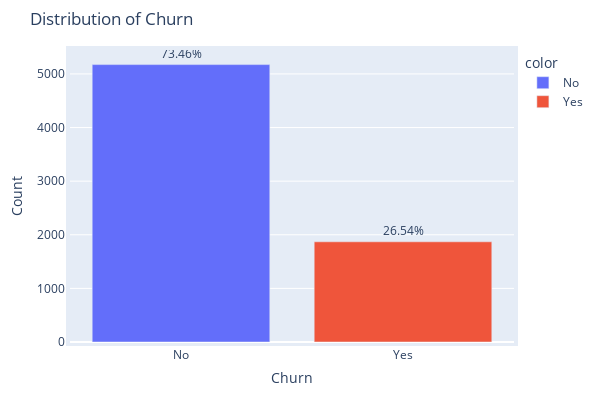

Here is the notebook cell this chart was saved with:
### Markdown cell above
27.5% or 1869 customers have churned while 73.5% or 5174 customers have not chured. This is about a 1:2.77 churn to not churn ratio indicating that for every one customer who churned, there are 2.77 customers who did not churn.

### Code cell
# Calculate churn percentage
churn_percentage = churn_count / len(df) * 100

# Create a bar plot
fig = px.bar(x=churn_count.index, y=churn_count.values, text=churn_percentage.round(2), 
             color=churn_count.index)

# Customize the layout
fig.update_traces(texttemplate='%{text}%',textposition='outside')
fig.update_layout(
    title='Distribution of Churn',
    xaxis_title='Churn',
    yaxis_title='Count',
    width=600,
    height=400,
    margin=dict(l=50, r=50, b=50, t=50, pad=4)
)

# Show the plot
fig.show()

### Figure 1 — Plotly figure (JSON) as saved in the notebook; plotly's stock layout.template omitted (floating-point values rounded to 4 significant figures)
{"data": [{"alignmentgroup": "True", "hovertemplate": "color=No<br>x=%{x}<br>y=%{y}<br>text=%{text}<extra></extra>", "legendgroup": "No", "marker": {"color": "#636efa", "pattern": {"shape": ""}}, "name": "No", "offsetgroup": "No", "orientation": "v", "showlegend": true, "text": [73.46], "textposition": "outside", "texttemplate": "%{text}%", "type": "bar", "x": ["No"], "xaxis": "x", "y": [5174], "yaxis": "y"}, {"alignmentgroup": "True", "hovertemplate": "color=Yes<br>x=%{x}<br>y=%{y}<br>text=%{text}<extra></extra>", "legendgroup": "Yes", "marker": {"color": "#EF553B", "pattern": {"shape": ""}}, "name": "Yes", "offsetgroup": "Yes", "orientation": "v", "showlegend": true, "text": [26.54], "textposition": "outside", "texttemplate": "%{text}%", "type": "bar", "x": ["Yes"], "xaxis": "x", "y": [1869], "yaxis": "y"}], "layout": {"barmode": "relative", "height": 400, "legend": {"title": {"text": "color"}, "tracegroupgap": 0}, "margin": {"b": 50, "l": 50, "pad": 4, "r": 50, "t": 50}, "title": {"text": "Distribution of Churn"}, "width": 600, "xaxis": {"anchor": "y", "domain": [0, 1], "title": {"text": "Churn"}}, "yaxis": {"anchor": "x", "domain": [0, 1], "title": {"text": "Count"}}}}
